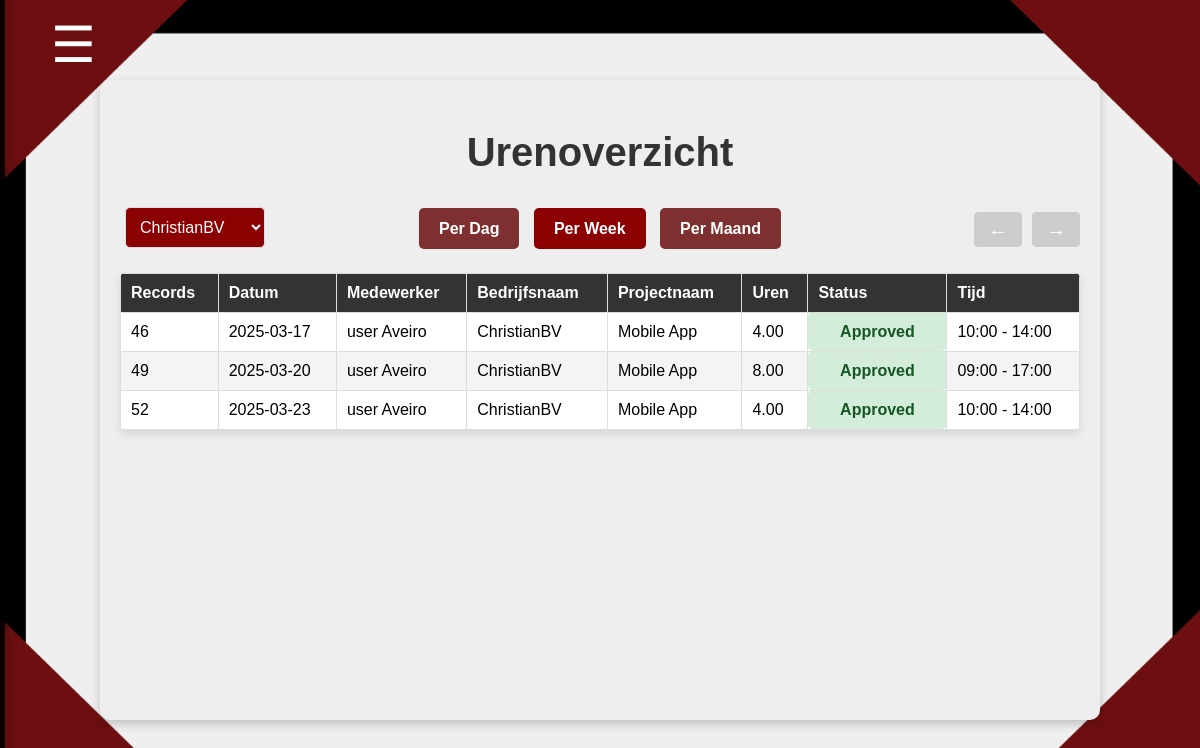
Screenshot of /gebruiker_uren.php?filter=week&bedrijfsnaam=ChristianBV (signed in) with the database file from the repository.
### tables this page shows
CREATE TABLE `hours` (
                         `hours_id` int(11) NOT NULL,
                         `user_id` int(11) NOT NULL DEFAULT 1,
                         `project_id` int(11) NOT NULL,
                         `date` date NOT NULL,
                         `start_hours` time NOT NULL,
                         `eind_hours` time NOT NULL,
                         `hours` decimal(4,2) NOT NULL CHECK (`hours` between 0 and 24),
                         `accord` enum('Pending','Approved','Rejected') NOT NULL DEFAULT 'Pending',
                         `contract_hours` decimal(6,2) DEFAULT NULL,
                         `beschrijving` varchar(255) DEFAULT NULL
);

CREATE TABLE `users` (
                         `user_id` int(11) NOT NULL,
                         `name` varchar(255) NOT NULL,
                         `achternaam` varchar(255) NOT NULL,
                         `email` varchar(255) NOT NULL,
                         `telefoon` varchar(50) NOT NULL,
                         `password` varchar(255) NOT NULL,
                         `role` varchar(50) NOT NULL DEFAULT 'user'
);

CREATE TABLE `klant` (
                         `klant_id` int(11) NOT NULL,
                         `voornaam` varchar(255) NOT NULL,
                         `achternaam` varchar(255) NOT NULL,
                         `password` varchar(255) NOT NULL,
                         `role` varchar(50) NOT NULL DEFAULT 'klant',
                         `email` varchar(255) NOT NULL,
                         `telefoon` varchar(50) NOT NULL,
                         `bedrijfnaam` varchar(255) NOT NULL DEFAULT ''
);

CREATE TABLE `project` (
                           `project_id` int(11) NOT NULL,
                           `project_naam` varchar(255) NOT NULL,
                           `klant_id` int(11) NOT NULL,
                           `user_id` int(11) DEFAULT NULL,
                           `beschrijving` text NOT NULL,
                           `users` varchar(255) NOT NULL DEFAULT '',
                           `contract_uren` decimal(6,2) DEFAULT 0.00
);

### gebruiker_uren.php (the view, shortened to what this page needs)
<?php
$user_id = $_SESSION['user_id'];
include 'db/conn.php';
$filter = $_GET['filter'] ?? 'day';
$selectedBedrijfsnaam = $_GET['bedrijfsnaam'] ?? '';
$today = date('Y-m-d');
$start_date = $today;
$end_date = $today;
switch ($filter) {
    case 'week':
        $start_date = date('Y-m-d', strtotime('monday this week'));
        $end_date = date('Y-m-d', strtotime('sunday this week'));
        break;
}
$limit = 10;
$page = isset($_GET['page']) ? (int)$_GET['page'] : 1;
$page = max($page, 1);
$offset = ($page - 1) * $limit;
$sql = "
    SELECT h.hours_id, h.date, u.name, u.achternaam, h.hours, h.accord, h.start_hours, h.eind_hours,
           k.bedrijfnaam AS bedrijfsnaam, p.project_naam AS projectnaam
    FROM hours h
    JOIN users u ON h.user_id = u.user_id
    LEFT JOIN project p ON h.project_id = p.project_id
    LEFT JOIN klant k ON p.klant_id = k.klant_id
    WHERE h.user_id = :user_id AND h.date BETWEEN :start_date AND :end_date
";
if (!empty($selectedBedrijfsnaam)) {
    $sql .= " AND k.bedrijfnaam = :bedrijfsnaam";
}
$sql .= " ORDER BY h.date ASC LIMIT $limit OFFSET $offset";
$stmt = $pdo->prepare($sql);
$params = ['user_id' => $user_id, 'start_date' => $start_date, 'end_date' => $end_date];
if (!empty($selectedBedrijfsnaam)) {
    $params['bedrijfsnaam'] = $selectedBedrijfsnaam;
}
$stmt->execute($params);
$hoursData = $stmt->fetchAll(PDO::FETCH_ASSOC);
$sqlTotal = "
    SELECT COUNT(*) FROM hours h
    JOIN users u ON h.user_id = u.user_id
    LEFT JOIN project p ON h.project_id = p.project_id
    LEFT JOIN klant k ON p.klant_id = k.klant_id
    WHERE h.user_id = :user_id AND h.date BETWEEN :start_date AND :end_date
";
if (!empty($selectedBedrijfsnaam)) {
    $sqlTotal .= " AND k.bedrijfnaam = :bedrijfsnaam";
}
$stmtTotal = $pdo->prepare($sqlTotal);
$stmtTotal->execute($params);
$totalRecords = $stmtTotal->fetchColumn();
$totalPages = ceil($totalRecords / $limit);
$sqlBedrijven = "
    SELECT DISTINCT k.bedrijfnaam
    FROM klant k
    JOIN project p ON k.klant_id = p.klant_id
    JOIN hours h ON p.project_id = h.project_id
    WHERE h.user_id = :user_id
    ORDER BY k.bedrijfnaam ASC
";
$stmtBedrijven = $pdo->prepare($sqlBedrijven);
$stmtBedrijven->execute(['user_id' => $user_id]);
$bedrijven = $stmtBedrijven->fetchAll(PDO::FETCH_COLUMN);
?>
<!DOCTYPE html>
<html lang="nl">
<head>
    <link rel="stylesheet" href="css/gebruikers_uren.css">
</head>
<body>
<?php include 'sidebar.php'; ?>
    <div class="container">
        <h1>Urenoverzicht</h1>
        <div class="filter-links">
            <a href="?filter=day&bedrijfsnaam=<?php echo urlencode($selectedBedrijfsnaam); ?>" class="<?php echo $filter === 'day' ? 'active' : ''; ?>">Per Dag</a>
            <a href="?filter=week&bedrijfsnaam=<?php echo urlencode($selectedBedrijfsnaam); ?>" class="<?php echo $filter === 'week' ? 'active' : ''; ?>">Per Week</a>
            <a href="?filter=month&bedrijfsnaam=<?php echo urlencode($selectedBedrijfsnaam); ?>" class="<?php echo $filter === 'month' ? 'active' : ''; ?>">Per Maand</a>
        </div>
        <div class="filters">
            <select id="bedrijfFilter" onchange="updateBedrijfFilter()">
                <?php
                foreach ($bedrijven as $bedrijf) {
                    $selected = ($bedrijf === $selectedBedrijfsnaam) ? 'selected' : '';
                    echo "<option value='$bedrijf' $selected>$bedrijf</option>";
                }
                ?>
            </select>
        </div>
        <table id="urenTabel">
            <thead>
                <tr>
                    <th>Records</th>
                    <th>Datum</th>
                    <th>Medewerker</th>
                    <th>Bedrijfsnaam</th>
                    <th>Projectnaam</th>
                    <th>Uren</th>
                    <th>Status</th>
                    <th>Tijd</th>
                </tr>
            </thead>
            <tbody>
                <div class="pagination">
                    <a href="?page=<?php echo max(1, $page - 1); ?>&filter=<?php echo urlencode($filter); ?>&bedrijfsnaam=<?php echo urlencode($selectedBedrijfsnaam); ?>" class="prev <?php echo ($page <= 1) ? 'disabled' : ''; ?>" <?php echo ($page <= 1) ? 'aria-disabled="true"' : ''; ?>>&#8592;</a>
                    <a href="?page=<?php echo min($totalPages, $page + 1); ?>&filter=<?php echo urlencode($filter); ?>&bedrijfsnaam=<?php echo urlencode($selectedBedrijfsnaam); ?>" class="next <?php echo ($page >= $totalPages) ? 'disabled' : ''; ?>" <?php echo ($page >= $totalPages) ? 'aria-disabled="true"' : ''; ?>>&#8594;</a>
                </div>
                <?php
                if (!empty($hoursData)) {
                    foreach ($hoursData as $row) {
                        echo "<tr>";
                        echo "<td>" . htmlspecialchars($row['hours_id']) . "</td>";
                        echo "<td>" . htmlspecialchars($row['date']) . "</td>";
                        echo "<td>" . htmlspecialchars($row['name']) . " " . htmlspecialchars($row['achternaam']) . "</td>";
                        echo "<td>" . htmlspecialchars($row['bedrijfsnaam'] ?? 'N/A') . "</td>";
                        echo "<td>" . htmlspecialchars($row['projectnaam'] ?? 'N/A') . "</td>";
                        echo "<td>" . htmlspecialchars($row['hours']) . "</td>";
                        echo "<td class='status " . strtolower(htmlspecialchars($row['accord'])) . "'>" . htmlspecialchars($row['accord']) . "</td>";
                        echo "<td>" . date('H:i', strtotime($row['start_hours'])) . " - " . date('H:i', strtotime($row['eind_hours'])) . "</td>";
                        echo "</tr>";
                    }
                } else {
                    echo "<tr><td colspan='8'>Geen gegevens gevonden voor deze periode</td></tr>";
                }
                ?>
            </tbody>
        </table>
    </div>
</body>
</html>

### css/gebruikers_uren.css (style rules this page uses)
body { font-family: Arial, sans-serif; margin: 0; padding: 0; background-image: url("../img/achtergrond(nieuw).png"); background-size: 100% 100%; height: 100vh; display: flex; justify-content: center; align-items: center; }
.container { position: relative; width: 80%; max-width: 1200px; margin: 20px auto; padding: 20px; background-color: #EEEEEE; border-radius: 10px; box-shadow: 0px 4px 10px rgba(0, 0, 0, 0.2); height: 600px; }
h1 { text-align: center; color: #333; margin-top: 30px; font-size: 2.5em; }
.filter-links { text-align: center; position: absolute; left: 50%; transform: translateX(-50%); top: 140px; }
.filter-links a { padding: 12px 20px; margin: 5px; text-decoration: none; color: #fff; background-color: rgba(99, 1, 1, 0.8); border-radius: 5px; transition: background-color 0.3s; font-weight: bold; }
.filter-links a:hover, .filter-links a.active { background: #8b0000; }
.filters { margin-bottom: 20px; }
.filters select, .filters input, .filters button { padding: 10px; margin: 5px; border: 1px solid #ddd; border-radius: 5px; font-size: 16px; background-color: #8b0000; color: white; transition: background-color 0.3s, color 0.3s; }
.filters select { padding: 10px; margin: 5px; border: 1px solid #ddd; border-radius: 5px; font-size: 16px; background-color: #8b0000; color: white; transition: background-color 0.3s, color 0.3s; }
.filters select option { color: white; }
table { width: 100%; border-collapse: collapse; background: white; box-shadow: 0px 4px 8px rgba(0, 0, 0, 0.1); border-radius: 5px; overflow: hidden; margin-top: 20px; }
th, td { padding: 10px; border: 1px solid #ddd; text-align: left; }
th { background: #333; color: white; font-weight: bold; }
tr:nth-child(even) { background: #f4f4f4; }
.status { font-weight: bold; text-align: center; padding: 5px 10px; border-radius: 5px; min-width: 100px; }
.status.approved { background-color: #d4edda; color: #155724; }
.pagination { position: absolute; right: 15px; top: 122px; display: flex; justify-content: flex-end; align-items: center; }
.pagination a { padding: 6px 14px; text-decoration: none; background-color: #8b0000; color: white; margin: 10px 5px; font-size: 20px; display: inline-block; transition: background-color 0.3s; border-radius: 10%; text-align: center; }
.pagination a.disabled { background-color: #ccc; cursor: not-allowed; }

### rows the page displays
hours: hours_id "46", date "2025-03-17", user.name "user", user.achternaam "Aveiro", klant.bedrijfnaam "ChristianBV", project.project_naam "Mobile App", hours "4.00", accord "Approved", start_hours "10:00", eind_hours "14:00"
hours: hours_id "49", date "2025-03-20", user.name "user", user.achternaam "Aveiro", klant.bedrijfnaam "ChristianBV", project.project_naam "Mobile App", hours "8.00", accord "Approved", start_hours "09:00", eind_hours "17:00"
hours: hours_id "52", date "2025-03-23", user.name "user", user.achternaam "Aveiro", klant.bedrijfnaam "ChristianBV", project.project_naam "Mobile App", hours "4.00", accord "Approved", start_hours "10:00", eind_hours "14:00"

### other values shown
form field value "ChristianBV"
